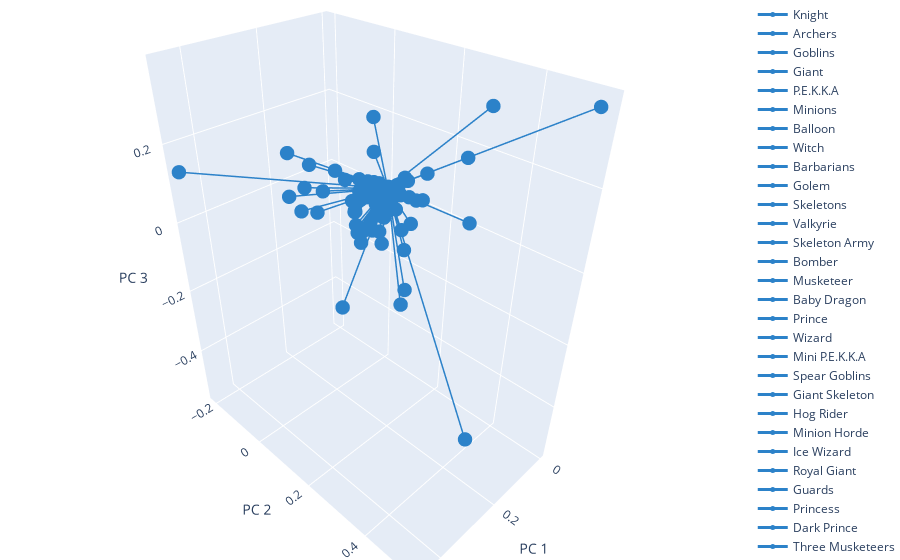

Notebook code for this chart:
### Code cell
# Perform PCA with 3 components
n_components = 3
pca = PCA(random_state=42).fit(vals.T)
X_transformed = pca.transform(vals.T)
eigenvectors = pca.components_.T
loadings = eigenvectors * np.sqrt(pca.explained_variance_)

# Plot the first three principal components
plot_3d(X_transformed, names, eigenvectors, loadings)
